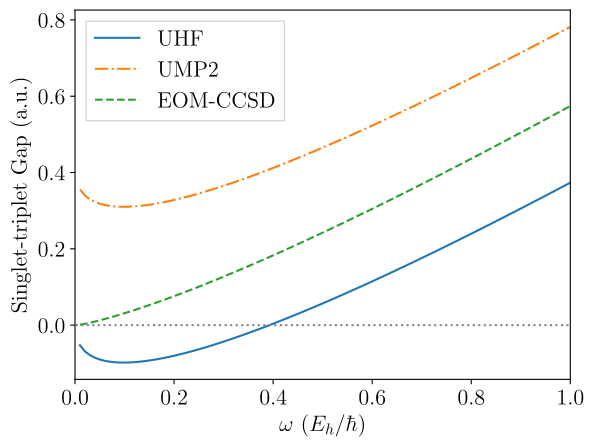

Write the Python code that produced this figure.
#!/usr/bin/env python3
# taritz: python3 %

import matplotlib.pyplot as plt
import numpy as np
from scipy import stats
import config

config.source_matplotlib_options()

cols = dict(omega=0, uhf=1, ump2=2, eom=3)
data = np.loadtxt("../data/singlet_triplet_gap", skiprows=1)

Ω = data[:, cols["omega"]]

plt.plot(Ω, data[:, cols["uhf"]], label="UHF")
plt.plot(Ω, data[:, cols["ump2"]], linestyle="dashdot", label="UMP2")
plt.plot(Ω, data[:, cols["eom"]], linestyle="dashed", label="EOM-CCSD")
#plt.grid([0])
plt.xlabel("$\omega$ ($E_h/\hbar$)")
plt.ylabel("Singlet-triplet Gap (a.u.)")
plt.legend()
#plt.show()
plt.xlim(0, 1)
plt.hlines(0, min(Ω)-2, max(Ω)+2, linestyle="dotted", color="grey")
plt.savefig(__file__.replace("py", "pdf"))
